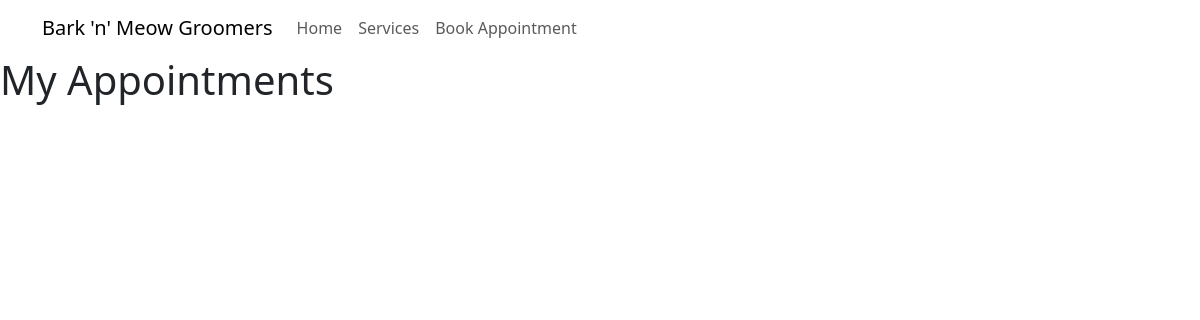
Page /my-appointments/ (signed in) on the earlier database version.
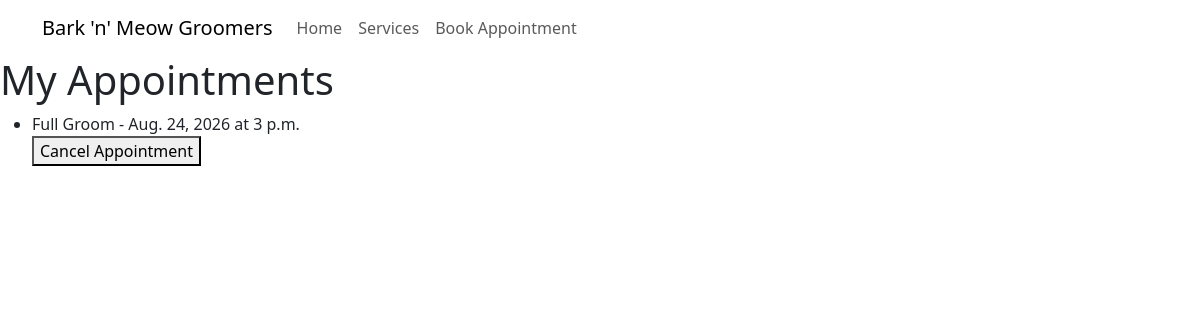
Same page on the later database version.
### bookings/models.py (models this page shows, shortened)
class Appointment(models.Model):
    STATUS_CHOICES = [
        ('pending', 'Pending'),
        ('confirmed', 'Confirmed'),
        ('completed', 'Completed'),
        ('cancelled', 'Cancelled'),
    ]
    user = models.ForeignKey(User, on_delete=models.CASCADE)
    pet = models.ForeignKey(Pet, on_delete=models.CASCADE)
    service = models.ForeignKey(GroomingService, on_delete=models.CASCADE)
    appointment_date = models.DateField()
    appointment_time = models.TimeField()
    status = models.CharField(max_length=10, choices=STATUS_CHOICES, default='pending')
    notes = models.TextField(blank=True)
    created_on = models.DateTimeField(auto_now_add=True)
    updated_on = models.DateTimeField(auto_now=True)

class GroomingService(models.Model):
    name = models.CharField(max_length=100)
    description = models.TextField()
    price = models.DecimalField(max_digits=6, decimal_places=2)
    duration = models.PositiveIntegerField()

### bookings/views.py (the view)
# urls.py: path('my-appointments/', views.my_appointments, name='my_appointments'),
@login_required
def my_appointments(request):
    appointments = Appointment.objects.filter(user=request.user).exclude(status='cancelled')
    return render(request, 'my_appointments.html', {'appointments': appointments})

### templates/my_appointments.html (shortened to what this page needs)
{% extends 'base.html' %}
{% block content %}
    <h1>My Appointments</h1>
    <ul>
        {% for appointment in appointments %}
            <li>{{ appointment.service.name }} - {{appointment.appointment_date }} at {{appointment.appointment_time }}
                <form method="post" action="{% url 'cancel_appointment' appointment.id %}">
                    <button type="submit">Cancel Appointment</button>
                </form>
            </li>
        {% endfor %}
    </ul>
{% endblock %}

Differences in the rows shown:
added Appointment: service.name "Full Groom", appointment_date "Aug. 24, 2026", appointment_time "3 p.m."
